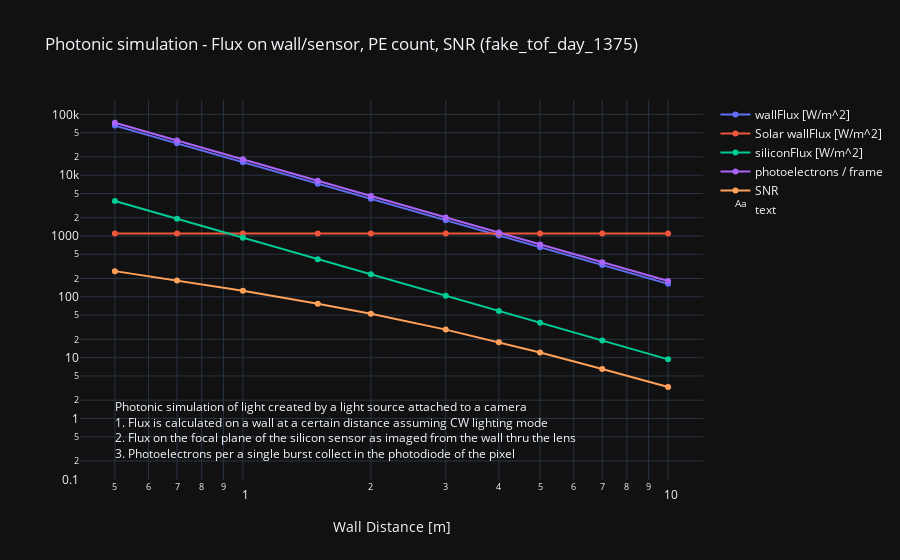

Notebook code for this chart:
### Markdown cell above
# All component

### Code cell
photonic = Photonic(config='fake_tof_day_1375')
photonic = overide_phototonic(photonic)
dist_vec = np.array([0.5,0.7,1,1.5,2,3,4,5,7,10])
trace0 = go.Scatter(x=dist_vec,
                    y=1000 * photonic.wallFlux(dist_vec=dist_vec), mode='lines+markers',  # Select 'lines', 'markers' or 'lines+markers'
                    name='wallFlux [W/m^2]')
trace01 = go.Scatter(x=dist_vec,
                    y=1000 * photonic.wallFlux(dist_vec=dist_vec, light_type='solar'), mode='lines+markers',  # Select 'lines', 'markers' or 'lines+markers'
                    name='Solar wallFlux [W/m^2]')
trace1 = go.Scatter(x=dist_vec,
                    y=1000 * photonic.siliconFlux2(dist_vec=dist_vec), mode='lines+markers',
                    name='siliconFlux [W/m^2]')
trace2 = go.Scatter(x=dist_vec,
                    y=photonic.photoelectron2(dist_vec=dist_vec), mode='lines+markers',
                    name='photoelectrons / frame')
signal, noise, SNR = photonic.signal_to_noise_ratio(dist_vec=dist_vec)
trace3 = go.Scatter(x=dist_vec,
                    y=SNR, mode='lines+markers',
                    name='SNR')
trace4 = go.Scatter(x=[0.5],
                    y=[0.2], mode='text', textposition='top right',
                    name='text', text=['Photonic simulation of light created by a light source attached to a camera<br>'
                    +'1. Flux is calculated on a wall at a certain distance assuming CW lighting mode<br>'
                    +'2. Flux on the focal plane of the silicon sensor as imaged from the wall thru the lens<br>'
                    +'3. Photoelectrons per a single burst collect in the photodiode of the pixel'])

data = [trace0, trace01, trace1, trace2, trace3, trace4]

layout = dict(title='Photonic simulation - Flux on wall/sensor, PE count, SNR (fake_tof_day_1375)' ,
              xaxis=dict(title='Wall Distance [m]', type='log'),  # Select 'log' or 'linear'
              yaxis=dict(title='',type='log'),  # Select 'log' or 'linear'
              template='plotly_dark',
              barmode='group',
              hovermode='x')

iplot(dict(data=data, layout=layout))

### Figure 1 — Plotly figure (JSON) as saved in the notebook; plotly's stock layout.template omitted (floating-point values rounded to 4 significant figures)
{"data": [{"mode": "lines+markers", "name": "wallFlux [W/m^2]", "type": "scatter", "x": [0.5, 0.7, 1, 1.5, 2, 3, 4, 5, 7, 10], "y": [65340.0, 33340.0, 16340.0, 7260.0, 4084.0, 1815.0, 1021.0, 653.4, 333.4, 163.4]}, {"mode": "lines+markers", "name": "Solar wallFlux [W/m^2]", "type": "scatter", "x": [0.5, 0.7, 1, 1.5, 2, 3, 4, 5, 7, 10], "y": [1100.0, 1100.0, 1100.0, 1100.0, 1100.0, 1100.0, 1100.0, 1100.0, 1100.0, 1100.0]}, {"mode": "lines+markers", "name": "siliconFlux [W/m^2]", "type": "scatter", "x": [0.5, 0.7, 1, 1.5, 2, 3, 4, 5, 7, 10], "y": [3751.0, 1914.0, 937.6, 416.7, 234.4, 104.2, 58.6, 37.51, 19.14, 9.376]}, {"mode": "lines+markers", "name": "photoelectrons / frame", "type": "scatter", "x": [0.5, 0.7, 1, 1.5, 2, 3, 4, 5, 7, 10], "y": [72750.0, 37120.0, 18190.0, 8084.0, 4547.0, 2021.0, 1137.0, 727.5, 371.2, 181.9]}, {"mode": "lines+markers", "name": "SNR", "type": "scatter", "x": [0.5, 0.7, 1, 1.5, 2, 3, 4, 5, 7, 10], "y": [264.6, 185.6, 125.4, 77.26, 52.82, 28.92, 17.97, 12.14, 6.526, 3.296]}, {"mode": "text", "name": "text", "text": ["Photonic simulation of light created by a light source attached to a camera<br>1. Flux is calculated on a wall at a certain distance assuming CW lighting mode<br>2. Flux on the focal plane of the silicon sensor as imaged from the wall thru the lens<br>3. Photoelectrons per a single burst collect in the photodiode of the pixel"], "textposition": "top right", "type": "scatter", "x": [0.5], "y": [0.2]}], "layout": {"barmode": "group", "hovermode": "x", "title": {"text": "Photonic simulation - Flux on wall/sensor, PE count, SNR (fake_tof_day_1375)"}, "xaxis": {"title": {"text": "Wall Distance [m]"}, "type": "log"}, "yaxis": {"title": {"text": ""}, "type": "log"}}}
